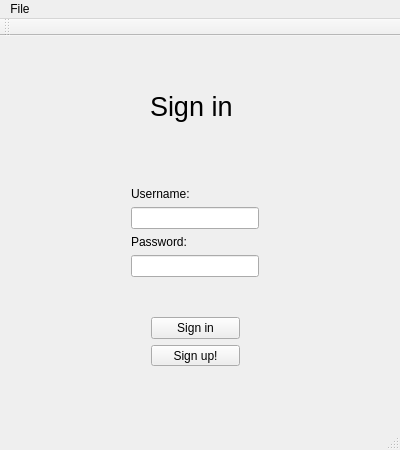
<?xml version="1.0" encoding="UTF-8"?>
<ui version="4.0">
 <class>MainWindow</class>
 <widget class="QMainWindow" name="MainWindow">
  <property name="geometry">
   <rect>
    <x>0</x>
    <y>0</y>
    <width>400</width>
    <height>450</height>
   </rect>
  </property>
  <property name="minimumSize">
   <size>
    <width>400</width>
    <height>450</height>
   </size>
  </property>
  <property name="maximumSize">
   <size>
    <width>400</width>
    <height>450</height>
   </size>
  </property>
  <property name="windowTitle">
   <string>MainWindow</string>
  </property>
  <widget class="QWidget" name="centralWidget">
   <widget class="QLabel" name="label">
    <property name="geometry">
     <rect>
      <x>150</x>
      <y>50</y>
      <width>81</width>
      <height>41</height>
     </rect>
    </property>
    <property name="font">
     <font>
      <pointsize>20</pointsize>
     </font>
    </property>
    <property name="text">
     <string>Sign in</string>
    </property>
   </widget>
   <widget class="QWidget" name="">
    <property name="geometry">
     <rect>
      <x>120</x>
      <y>140</y>
      <width>150</width>
      <height>112</height>
     </rect>
    </property>
    <layout class="QVBoxLayout" name="verticalLayout_4">
     <item>
      <layout class="QVBoxLayout" name="verticalLayout_2">
       <item>
        <widget class="QLabel" name="label_2">
         <property name="text">
          <string>Username:</string>
         </property>
        </widget>
       </item>
       <item>
        <widget class="QLineEdit" name="lineEdit_username">
         <property name="inputMask">
          <string/>
         </property>
         <property name="text">
          <string/>
         </property>
         <property name="maxLength">
          <number>30</number>
         </property>
        </widget>
       </item>
      </layout>
     </item>
     <item>
      <layout class="QVBoxLayout" name="verticalLayout_3">
       <item>
        <widget class="QLabel" name="label_3">
         <property name="text">
          <string>Password:</string>
         </property>
        </widget>
       </item>
       <item>
        <widget class="QLineEdit" name="lineEdit_password">
         <property name="inputMask">
          <string/>
         </property>
         <property name="text">
          <string/>
         </property>
         <property name="maxLength">
          <number>10</number>
         </property>
         <property name="echoMode">
          <enum>QLineEdit::Password</enum>
         </property>
        </widget>
       </item>
      </layout>
     </item>
    </layout>
   </widget>
   <widget class="QWidget" name="">
    <property name="geometry">
     <rect>
      <x>140</x>
      <y>270</y>
      <width>111</width>
      <height>71</height>
     </rect>
    </property>
    <layout class="QVBoxLayout" name="verticalLayout">
     <item>
      <widget class="QPushButton" name="pushButton_signin">
       <property name="text">
        <string>Sign in</string>
       </property>
      </widget>
     </item>
     <item>
      <widget class="QPushButton" name="pushButton_signup">
       <property name="text">
        <string>Sign up!</string>
       </property>
      </widget>
     </item>
    </layout>
   </widget>
   <zorder>label</zorder>
   <zorder>pushButton_signin</zorder>
   <zorder>pushButton_signup</zorder>
   <zorder>lineEdit_username</zorder>
   <zorder>lineEdit_password</zorder>
   <zorder>horizontalSlider</zorder>
   <zorder>progressBar</zorder>
   <zorder>label_2</zorder>
   <zorder>lineEdit_username</zorder>
   <zorder>label_3</zorder>
  </widget>
  <widget class="QStatusBar" name="statusBar"/>
  <widget class="QMenuBar" name="menuBar">
   <property name="geometry">
    <rect>
     <x>0</x>
     <y>0</y>
     <width>400</width>
     <height>25</height>
    </rect>
   </property>
   <widget class="QMenu" name="menuFile">
    <property name="title">
     <string>File</string>
    </property>
   </widget>
   <addaction name="menuFile"/>
  </widget>
  <widget class="QToolBar" name="mainToolBar">
   <attribute name="toolBarArea">
    <enum>TopToolBarArea</enum>
   </attribute>
   <attribute name="toolBarBreak">
    <bool>false</bool>
   </attribute>
  </widget>
 </widget>
 <layoutdefault spacing="6" margin="11"/>
 <tabstops>
  <tabstop>lineEdit_username</tabstop>
  <tabstop>lineEdit_password</tabstop>
  <tabstop>pushButton_signin</tabstop>
  <tabstop>pushButton_signup</tabstop>
 </tabstops>
 <resources/>
 <connections/>
</ui>
